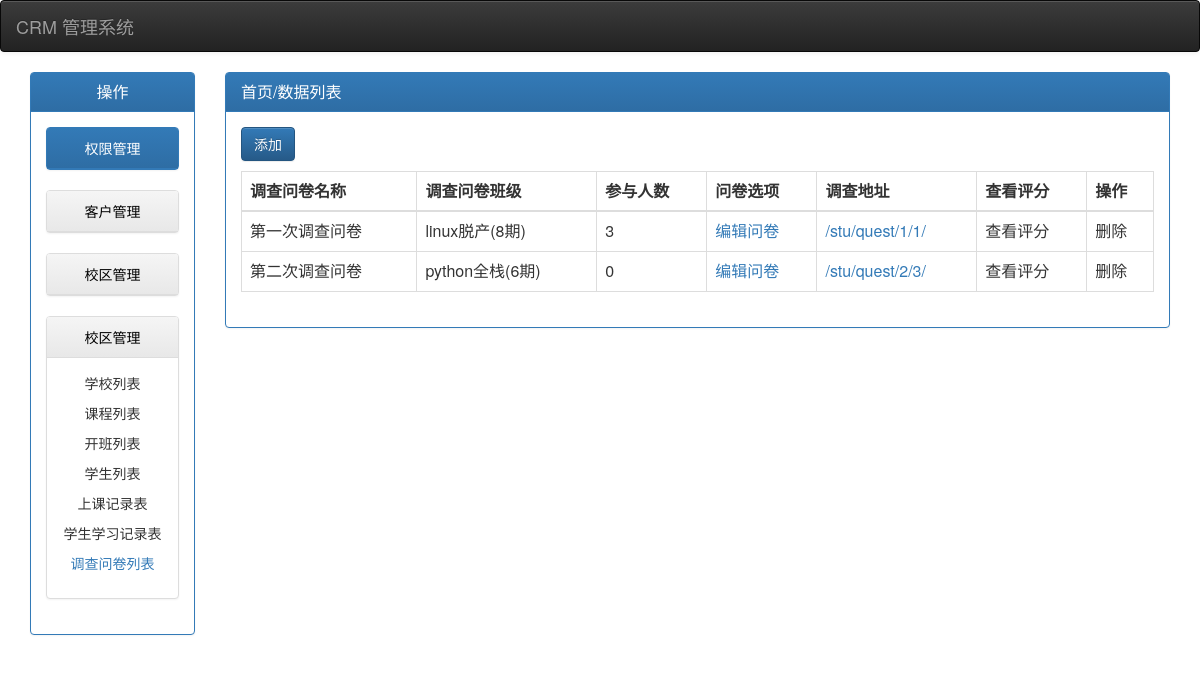
The app's page /index/ with its own data.
### app01/models.py (models this page shows, shortened)
class Questionnaire(models.Model):
    name = models.CharField(max_length=32)
    creator = models.ForeignKey(verbose_name="创建者",to=UserInfo)
    cls = models.ForeignKey(verbose_name="所属班级",to=ClassList)
    class Meta:
        verbose_name_plural="调查问卷表"

class ClassList(models.Model):
    name = models.CharField(max_length=32,verbose_name="班级")
    class Meta:
        verbose_name_plural="班级表"

### app01/views.py (the view)
# urls.py: url(r'^index/',views.index),
def index(request):
    Questionnaire_list = models.Questionnaire.objects.all()
    return render(request,"index.html",{"Questionnaire_list":Questionnaire_list})

### templates/index.html (shortened to what this page needs)
{% extends "models.html" %}
{% block content-title %}
   首页/数据列表
{% endblock content-title %}
{% block content %}
<a href="/questionnaireAdd/">
    <button type="button" class="btn btn-primary">
      添加
    </button>
</a>
<table class="table table-bordered">
    <thead>
    <th>调查问卷名称</th>
    <th>调查问卷班级</th>
    <th>参与人数</th>
    <th>问卷选项</th>
    <th>调查地址</th>
    <th>查看评分</th>
    <th>操作</th>
    </thead>
    <tbody>
    {% for Questionnaire in Questionnaire_list %}
        <tr>
            <td>{{ Questionnaire.name }}</td>
            <td>{{ Questionnaire.cls.name }}</td>
            <td>{{ Questionnaire.cls.student_set.count }}</td>
            <td><a href="/question/{{ Questionnaire.id }}/">编辑问卷</a></td>
            <td><a href="/stu/quest/{{ Questionnaire.id }}/{{ Questionnaire.cls.id }}/">/stu/quest/{{ Questionnaire.id }}/{{ Questionnaire.cls.id }}/</a></td>
            <td>查看评分</td>
            <td>删除</td>
        </tr>
    {% endfor %}
    </tbody>
</table>
{% endblock content %}

### records on screen
Questionnaire: name "第一次调查问卷", cls.name "linux脱产(8期)", cls.student_set.count "3", id "1", cls.id "1"
Questionnaire: name "第二次调查问卷", cls.name "python全栈(6期)", cls.student_set.count "0", id "2", cls.id "3"
